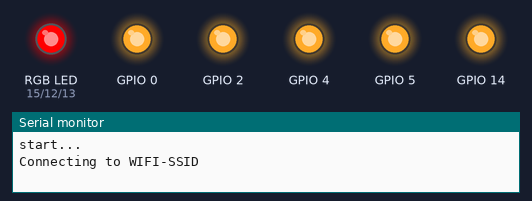
The sketch below on a simulated ESP8266 (NodeMCU). Shown: an RGB LED mixed from three pins (HIGH = lit), output pins drawn as LEDs (lit = HIGH), the last lines printed to the serial monitor. WiFi joins after 1.5 s; servers stay silent unless stated; uploads are accepted with an empty reply. At 9.8 s the program puts the board to deep sleep or switches it off; the recording ends there.

Above: at 0.1 s.
At 8.8 s:
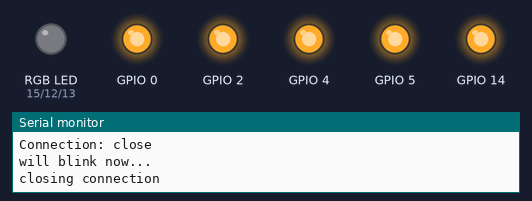
Timing chart, 0 to 9.8 s (numbered marks = the images above):
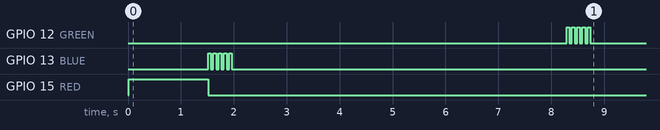

The sketch:

WiFiClientDweetSleepAlternative.ino
```cpp
//
#include <ESP8266WiFi.h>
extern "C" {
  #include "user_interface.h"
}
/*
 *  This sketch sends data via HTTP GET requests to data.sparkfun.com service.
 *
 *  You need to get streamId and privateKey at data.sparkfun.com and paste them
 *  below. Or just customize this script to talk to other HTTP servers.
 *
 */
#include <Ticker.h> // Ticker can periodically call a function
Ticker blinker; // Ticker object called blinker.
#include <ESP8266WiFi.h>

const char* ssid     = "WIFI-SSID";
const char* password = "WIFI-PASSWORD";

const char* host = "www.dweet.io";

//rgb 12, 13, 15
const int RED = 15;  //RED
const int GREEN = 12; //GREEN
const int BLUE = 13; //BLUE

void setup() {
  Serial.println("start...");

  // disable all output to save power
  turnOff(0);
  turnOff(2);
  turnOff(4);
  turnOff(5);
  turnOff(12);
  turnOff(13);
  turnOff(14);
  turnOff(15);

  connectWifi();
}

int value = 0;

void loop() {
  updateDweet();
}

void connectWifi(){
  pinMode(RED, OUTPUT);
  pinMode(GREEN, OUTPUT);
  pinMode(BLUE, OUTPUT);
  digitalWrite(RED, LOW);
  digitalWrite(GREEN, LOW);
  digitalWrite(BLUE, LOW);

  Serial.begin(115200);
  delay(10);

  // We start by connecting to a WiFi network
  digitalWrite(RED, HIGH);
  Serial.println();
  Serial.println();
  Serial.print("Connecting to ");
  Serial.println(ssid);

  WiFi.begin(ssid, password);

  while (WiFi.status() != WL_CONNECTED) {
    delay(500);
    Serial.print(".");
  }

  Serial.println("");
  Serial.println("WiFi connected");
  Serial.println("IP address: ");
  Serial.println(WiFi.localIP());
  digitalWrite(RED, LOW);
  blinkLed(BLUE);

}

void updateDweet(){
  delay(5000);
  Serial.print("updateDweet method");
  ++value;

  Serial.print("connecting to ");
  Serial.println(host);

  // Use WiFiClient class to create TCP connections
  WiFiClient client;
  const int httpPort = 80;
  if (!client.connect(host, httpPort)) {
    Serial.println("connection failed");
    blinkLed(RED);
    return;
  }

  // We now create a URI for the request
  int r = millis();
  String url = "/dweet/for/MY_THING?counter=";
  url += r;
  //url+= value;

  Serial.print("Requesting URL: ");
  Serial.println(url);

  // This will send the request to the server
  client.print(String("GET ") + url + " HTTP/1.1\r\n" +
               "Host: " + host + "\r\n" +
               "Connection: close\r\n\r\n");
  delay(10);

  // Read all the lines of the reply from server and print them to Serial
  while(client.available()){
    String line = client.readStringUntil('\r');
    Serial.print(line);
  }

  Serial.println();
  blinkLed(GREEN);
  Serial.println("closing connection");
  delay(1000);
  // go to deepsleep for 10 minutes
  system_deep_sleep_set_option(0);
  system_deep_sleep(1 * 30 * 1000000); //10 * 60
}

void blinkLed(int color) {
  Serial.println("will blink now...");
  for (int i = 0; i < 5; i++) {
    digitalWrite(color, HIGH);
    delay(50);
    digitalWrite(color, LOW);
    delay(50);
  }
}

void turnOff(int pin) {
  pinMode(pin, OUTPUT);
  digitalWrite(pin, 1);
}
```
